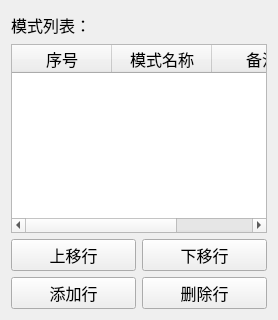
           <widget class="QWidget" name="widget_2" native="true">
            <property name="font">
             <font>
              <pointsize>12</pointsize>
             </font>
            </property>
            <layout class="QVBoxLayout" name="verticalLayout_3">
             <item>
              <widget class="QLabel" name="label">
               <property name="sizePolicy">
                <sizepolicy hsizetype="Preferred" vsizetype="Preferred">
                 <horstretch>0</horstretch>
                 <verstretch>1</verstretch>
                </sizepolicy>
               </property>
               <property name="text">
                <string>模式列表：</string>
               </property>
              </widget>
             </item>
             <item>
              <widget class="QTableWidget" name="tableWidget_Mode">
               <property name="sizePolicy">
                <sizepolicy hsizetype="Expanding" vsizetype="Expanding">
                 <horstretch>0</horstretch>
                 <verstretch>7</verstretch>
                </sizepolicy>
               </property>
               <column>
                <property name="text">
                 <string>序号</string>
                </property>
               </column>
               <column>
                <property name="text">
                 <string>模式名称</string>
                </property>
               </column>
               <column>
                <property name="text">
                 <string>备注</string>
                </property>
               </column>
              </widget>
             </item>
             <item>
              <layout class="QGridLayout" name="gridLayout_7">
               <item row="1" column="0">
                <widget class="QPushButton" name="btn_UpMode">
                 <property name="sizePolicy">
                  <sizepolicy hsizetype="Minimum" vsizetype="Fixed">
                   <horstretch>0</horstretch>
                   <verstretch>0</verstretch>
                  </sizepolicy>
                 </property>
                 <property name="text">
                  <string>上移行</string>
                 </property>
                </widget>
               </item>
               <item row="1" column="1">
                <widget class="QPushButton" name="btn_DownMode">
                 <property name="text">
                  <string>下移行</string>
                 </property>
                </widget>
               </item>
               <item row="2" column="0">
                <widget class="QPushButton" name="btn_addMode">
                 <property name="text">
                  <string>添加行</string>
                 </property>
                </widget>
               </item>
               <item row="2" column="1">
                <widget class="QPushButton" name="btn_deleteMode">
                 <property name="text">
                  <string>删除行</string>
                 </property>
                </widget>
               </item>
              </layout>
             </item>
            </layout>
           </widget>
